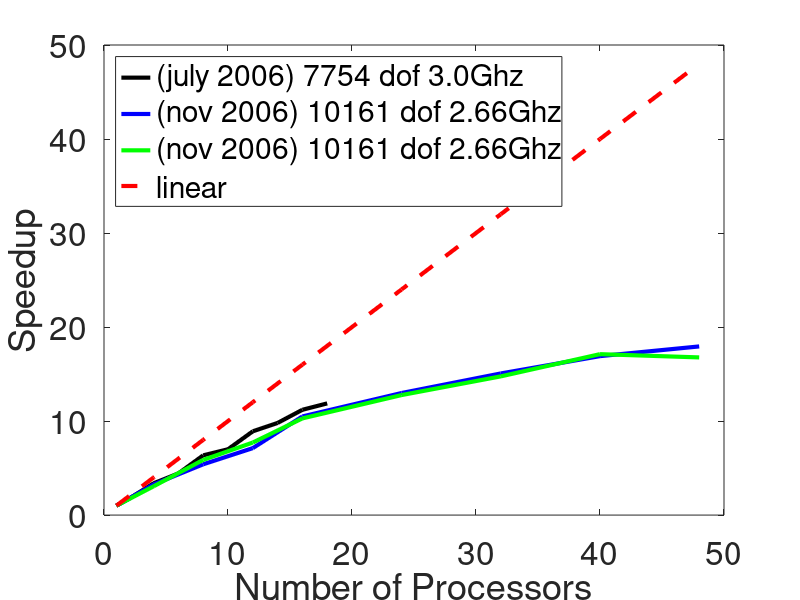
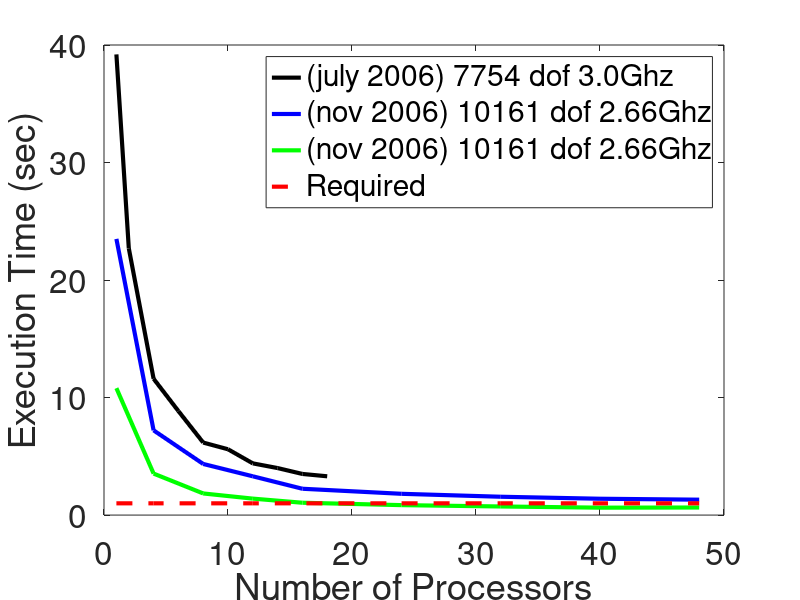
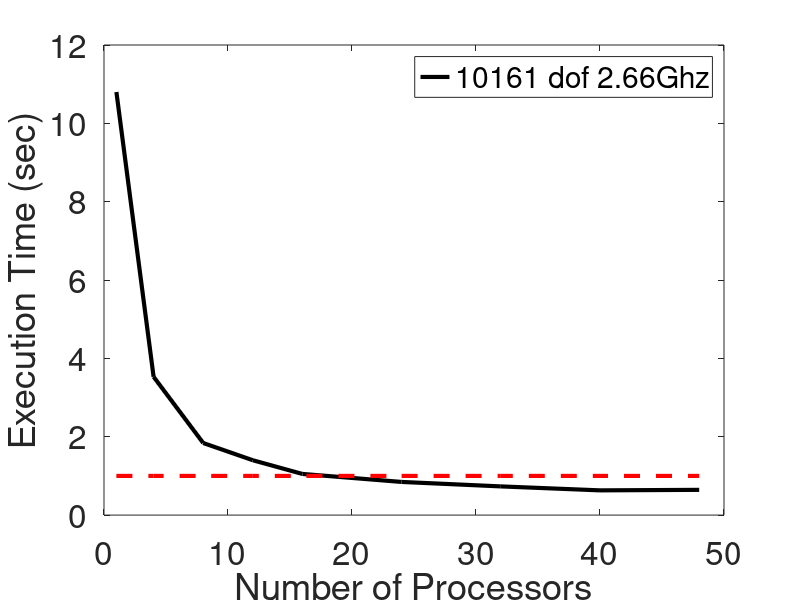

These charts were generated, in order, by the following MATLAB code:

clear all
close all
more off
format long g


n_july06=   [1   ,2   ,4   ,6   ,8   ,10 ,12 ,14 ,16 ,18 ];
time_july06=[39.2,22.7,11.6,8.85,6.17,5.6,4.4,4.0,3.5,3.3];
n_nov06=    [1   ,4   ,8   ,12 ,16  ,24  ,32  ,40  , 48 ];
time_nov06= [23.5,7.21,4.35,3.3,2.24,1.81,1.56,1.39,1.31];
time_nov06b=[10.8,3.53,1.84,1.4,1.05,.846,.732,.631,.644];
ideal = 10/10*ones(1,9);


speedup_july06 = time_july06(1)*time_july06.^-1;
speedup_nov06 = time_nov06(1)*time_nov06.^-1;
speedup_nov06b = time_nov06b(1)*time_nov06b.^-1;

figure(1)
plot(n_july06,speedup_july06,'k','linewidth',3)
hold
plot(n_nov06,speedup_nov06,'b','linewidth',3)
plot(n_nov06,speedup_nov06b,'g','linewidth',3)
plot(n_nov06,n_nov06,'r--','linewidth',3)
xlabel('Number of Processors','Fontsize',24)
ylabel('Speedup','Fontsize',24)
set(get(gcf,'CurrentAxes'),'FontSize',24)
legend('(july 2006) 7754 dof 3.0Ghz','(nov 2006) 10161 dof 2.66Ghz','(nov 2006) 10161 dof 2.66Ghz', 'linear','location','northwest')
print -djpeg speedupplotcompare

figure(2)
plot(n_july06,time_july06,'k','linewidth',3)
hold
plot(n_nov06,time_nov06,'b','linewidth',3)
plot(n_nov06,time_nov06b,'g','linewidth',3)
plot(n_nov06,ideal,'r--','linewidth',3)
xlabel('Number of Processors','Fontsize',24)
ylabel('Execution Time (sec)','Fontsize',24)
set(get(gcf,'CurrentAxes'),'FontSize',24)
legend('(july 2006) 7754 dof 3.0Ghz','(nov 2006) 10161 dof 2.66Ghz','(nov 2006) 10161 dof 2.66Ghz','Required','location','northeast')
print -djpeg executiontimecompare

figure(3)
plot(n_nov06,time_nov06b,'k','linewidth',3)
hold
plot(n_nov06,ideal,'r--','linewidth',3)
xlabel('Number of Processors','Fontsize',24)
ylabel('Execution Time (sec)','Fontsize',24)
set(get(gcf,'CurrentAxes'),'FontSize',24)
legend('10161 dof 2.66Ghz','location','northeast')
print -djpeg executiontime
